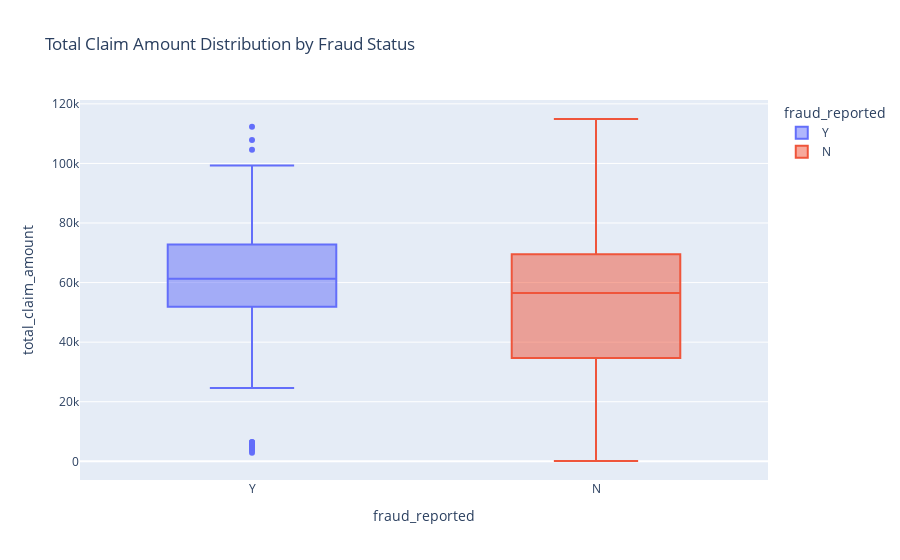

The notebook cell this image was saved under:
### Code cell
import plotly.express as px

# Convert relevant columns to Pandas
claim_amount_df = df.select("fraud_reported", "total_claim_amount").toPandas()

# Plot
fig = px.box(
    claim_amount_df, 
    x="fraud_reported", 
    y="total_claim_amount", 
    title="Total Claim Amount Distribution by Fraud Status",
    color="fraud_reported"
)
fig.show()

### Figure 1 — Plotly figure (JSON) as saved in the notebook; plotly's stock layout.template omitted (floating-point values rounded to 4 significant figures; data arrays with more than 128 entries replaced by an {"elided": "..."} marker saying what was removed)
{"data": [{"alignmentgroup": "True", "hovertemplate": "fraud_reported=%{x}<br>total_claim_amount=%{y}<extra></extra>", "legendgroup": "Y", "marker": {"color": "#636efa"}, "name": "Y", "notched": false, "offsetgroup": "Y", "orientation": "v", "showlegend": true, "type": "box", "x": {"elided": "247 str values"}, "x0": " ", "xaxis": "x", "y": {"elided": "247 int values"}, "y0": " ", "yaxis": "y"}, {"alignmentgroup": "True", "hovertemplate": "fraud_reported=%{x}<br>total_claim_amount=%{y}<extra></extra>", "legendgroup": "N", "marker": {"color": "#EF553B"}, "name": "N", "notched": false, "offsetgroup": "N", "orientation": "v", "showlegend": true, "type": "box", "x": {"elided": "753 str values"}, "x0": " ", "xaxis": "x", "y": {"elided": "753 int values"}, "y0": " ", "yaxis": "y"}], "layout": {"boxmode": "overlay", "legend": {"title": {"text": "fraud_reported"}, "tracegroupgap": 0}, "title": {"text": "Total Claim Amount Distribution by Fraud Status"}, "xaxis": {"anchor": "y", "categoryarray": ["Y", "N"], "categoryorder": "array", "domain": [0, 1], "title": {"text": "fraud_reported"}}, "yaxis": {"anchor": "x", "domain": [0, 1], "title": {"text": "total_claim_amount"}}}}
